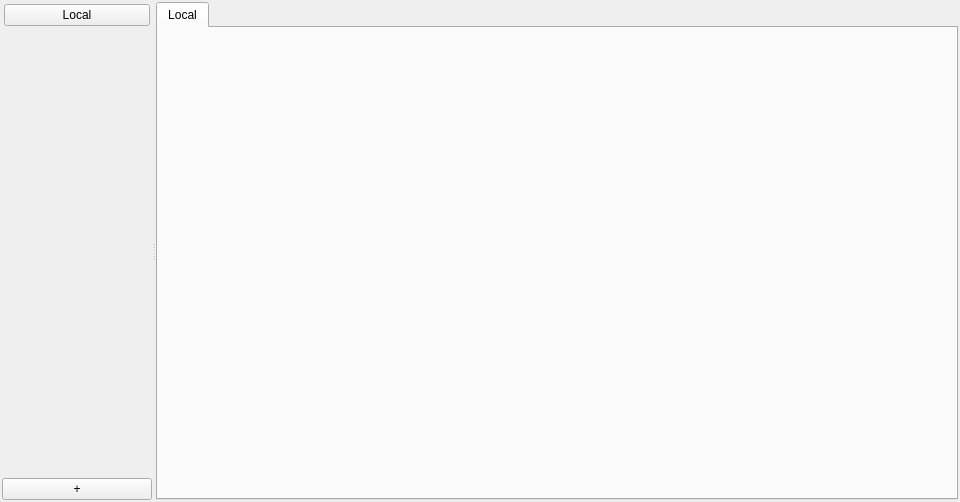
<?xml version="1.0" encoding="UTF-8"?>
<ui version="4.0">
 <class>TerminalUI</class>
 <widget class="QWidget" name="TerminalUI">
  <property name="geometry">
   <rect>
    <x>0</x>
    <y>0</y>
    <width>960</width>
    <height>502</height>
   </rect>
  </property>
  <property name="windowTitle">
   <string>Form</string>
  </property>
  <layout class="QGridLayout" name="gridLayout">
   <property name="leftMargin">
    <number>2</number>
   </property>
   <property name="topMargin">
    <number>2</number>
   </property>
   <property name="rightMargin">
    <number>2</number>
   </property>
   <property name="bottomMargin">
    <number>2</number>
   </property>
   <property name="spacing">
    <number>2</number>
   </property>
   <item row="0" column="0">
    <widget class="QSplitter" name="splitter">
     <property name="orientation">
      <enum>Qt::Horizontal</enum>
     </property>
     <widget class="QWidget" name="">
      <layout class="QVBoxLayout" name="verticalLayout">
       <property name="spacing">
        <number>2</number>
       </property>
       <item>
        <widget class="QWidget" name="widget" native="true">
         <property name="minimumSize">
          <size>
           <width>150</width>
           <height>0</height>
          </size>
         </property>
         <layout class="QGridLayout" name="gridLayout_2">
          <property name="leftMargin">
           <number>2</number>
          </property>
          <property name="topMargin">
           <number>2</number>
          </property>
          <property name="rightMargin">
           <number>2</number>
          </property>
          <property name="bottomMargin">
           <number>2</number>
          </property>
          <property name="spacing">
           <number>2</number>
          </property>
          <item row="0" column="0">
           <widget class="QPushButton" name="pushButton_2">
            <property name="text">
             <string>Local</string>
            </property>
           </widget>
          </item>
          <item row="1" column="0">
           <spacer name="verticalSpacer">
            <property name="orientation">
             <enum>Qt::Vertical</enum>
            </property>
            <property name="sizeHint" stdset="0">
             <size>
              <width>20</width>
              <height>40</height>
             </size>
            </property>
           </spacer>
          </item>
         </layout>
        </widget>
       </item>
       <item>
        <widget class="QPushButton" name="pushButton">
         <property name="text">
          <string>+</string>
         </property>
        </widget>
       </item>
      </layout>
     </widget>
     <widget class="QTabWidget" name="tabWidget">
      <property name="sizePolicy">
       <sizepolicy hsizetype="Expanding" vsizetype="Expanding">
        <horstretch>1</horstretch>
        <verstretch>0</verstretch>
       </sizepolicy>
      </property>
      <property name="currentIndex">
       <number>0</number>
      </property>
      <widget class="QWidget" name="tab">
       <attribute name="title">
        <string>Local</string>
       </attribute>
      </widget>
     </widget>
    </widget>
   </item>
  </layout>
 </widget>
 <resources/>
 <connections/>
</ui>
